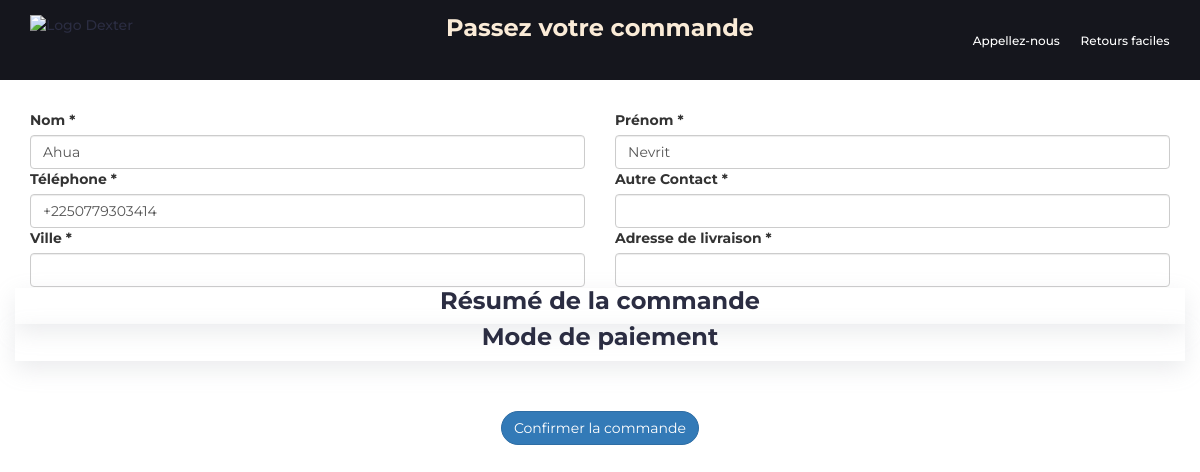
/cart/checkout/ (signed in), run on the app's committed database.
### accounts/models.py (models this page shows, shortened)
class Shopper(AbstractBaseUser):
    email = models.EmailField(unique=True)
    last_name = models.CharField("Nom", max_length=30)
    first_name = models.CharField("Prénoms", max_length=100)
    telephone = PhoneNumberField()
    gender = models.CharField(max_length=10)
    birthdate = models.DateField(default=timezone.now)
    date_joined = models.DateTimeField(default=timezone.now)
    last_login = models.DateTimeField(default=timezone.now)
    is_admin = models.BooleanField(default=False)
    is_active = models.BooleanField(default=True)
    is_staff = models.BooleanField(default=False)
    is_superadmin = models.BooleanField(default=False)
    objects = CustomUserManager()
    USERNAME_FIELD = 'email'
    REQUIRED_FIELDS = [
        'last_name',
        'first_name',
        'telephone',
        'gender',
        'birthdate'
    ]
    @property
    def is_staff(self):
        "Is the user a member of staff?"
        return self.is_admin

### pay/views.py (the view, shortened to what this page needs)
# urls.py: path('cart/checkout/', views.checkout, name='checkout-pay'),
def checkout(request):
    cart_user = get_object_or_404(Cart, user=request.user)
    items = cart_user.orders.all()
    paniers = Order.objects.filter(user=request.user)
    total_price = 0
    for item in items:
        total_price += item.product.price * item.quantity
    context = {'cart_user': cart_user, 'items': items, 'total_price': total_price, }
    return render(request, 'home/pay/checkout.html', context)

### templates/home/pay/checkout.html (shortened to what this page needs)
{% extends "panel/base.html" %}
{% load static %}
{% block content %}
{% include "panel/header.html" %}
<div class="section">
    <div class="container">
        <form action="" method="POST">
            <div class="row">
                <div class="col-md-6">
                    <div class="mb-3">
                        <label for="nom" class="form-label">Nom *</label>
                        <input type="text" class="form-control" id="nom" name="nom" value="{{ user.last_name }}" required>
                    </div>
                </div>
                <div class="col-md-6">
                    <div class="mb-3">
                        <label for="prenom" class="form-label">Prénom *</label>
                        <input type="text" class="form-control" id="prenom" name="prenom" value="{{ user.first_name }}" required>
                    </div>
                </div>
            </div>
            <div class="row">
                <div class="col-md-6">
                    <div class="mb-3">
                        <label for="telephone" class="form-label">Téléphone *</label>
                        <input type="tel" class="form-control" id="telephone" name="telephone" value="{{ user.telephone }}" required>
                    </div>
                </div>
                <div class="col-md-6">
                    <div class="mb-3">
                        <label for="autre_telephone" class="form-label">Autre Contact *</label>
                        <input type="tel" class="form-control" id="autre_telephone" name="autre_telephone" required>
                    </div>
                </div>
            </div>
            <div class="row">
                <div class="col-md-6">
                    <div class="mb-3">
                        <label for="ville class=" form-label">Ville *</label>
                        <input type="text" class="form-control" id="ville" name="ville" required>
                    </div>
                </div>
                <div class="col-md-6">
                    <div class="mb-3">
                        <label for="adresse" class="form-label">Adresse de livraison *</label>
                        <input type="text" class="form-control" id="adresse" name="adresse" required>
                    </div>
                </div>
            </div>
            <div class="row">
                <div class="col-md-12">
                    <div class="products-tabs">
                        <div id="tab1" class="tab-pane active">
                        </div>
                    </div>
                </div>
            </div>
            <div class="row">
                <div class="col-6 col-md-12 col-xs-6 text-center cart-area-color">
                    <h3>Résumé de la commande</h3>
                </div>
            </div>
            <div class="row">
                <div class="col-6 col-md-12 col-xs-6 text-center cart-area-color">
                    <h3>Mode de paiement</h3>
                </div>
                <div class="text-center">
                    <button type="submit" class="btn btn-primary" style="border-radius:20px; margin-top: 50px;">
                        Confirmer la commande
                    </button>
                </div>
        </form>
    </div>
</div>
{% endblock %}

### templates/static/style/css/style.css (style rules this page uses)
body { font-family: 'Montserrat', sans-serif; font-weight: 400; color: #333; }
.section { padding-top: 30px; padding-bottom: 30px; }
.products-tabs>.tab-pane { display: block; height: 0; opacity: 0; visibility: hidden; overflow-y: hidden; padding-bottom: 60px; margin-bottom: -60px; }
.products-tabs>.tab-pane.active { opacity: 1; visibility: visible; height: auto; }
.cart-area-color { box-shadow: rgba(149, 157, 165, 0.2) 0px 8px 24px; }

### data on the page
Shopper: nom "Ahua", prenom "Nevrit", telephone "+2250779303414"
